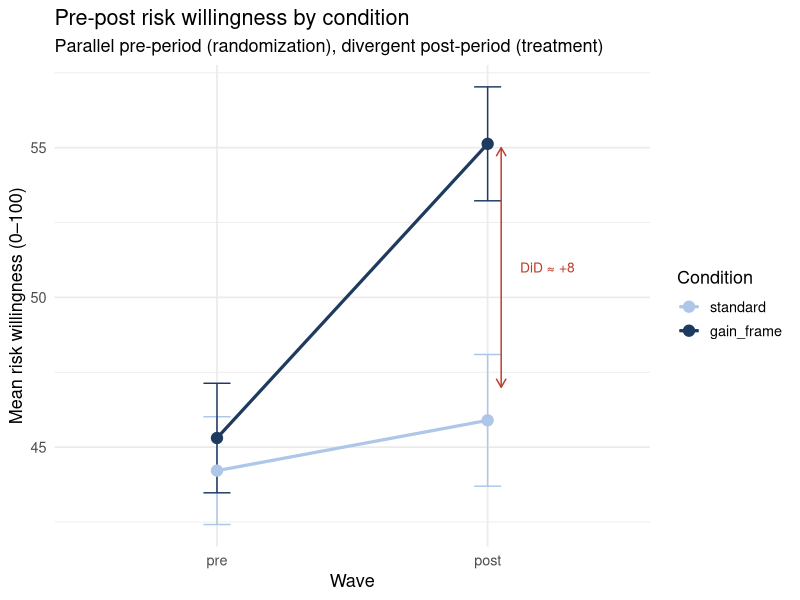
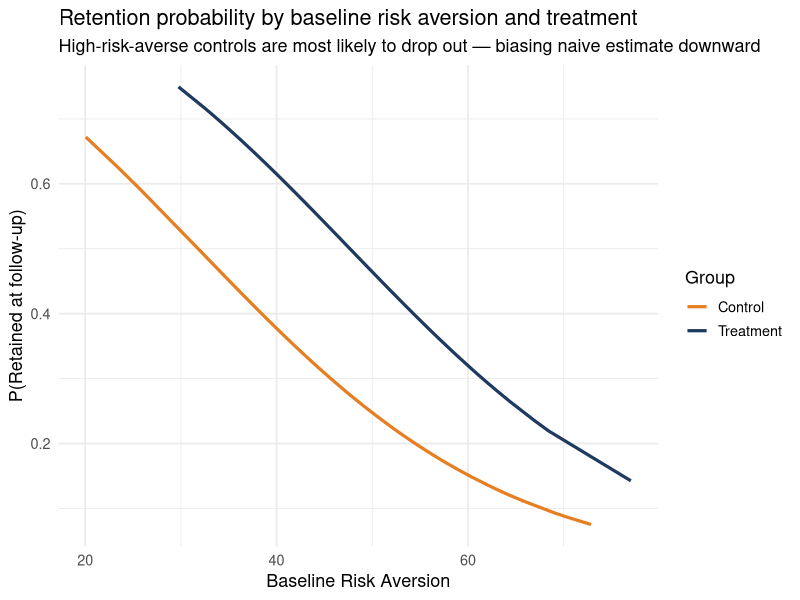

These charts were generated, in order, by the following R code:
## ---- chunk 1
library(tidyverse)
library(MatchIt)
library(broom)
library(broom.mixed)
library(lme4)
library(lmerTest)
library(ggplot2)
library(patchwork)
library(sandwich)
library(lmtest)
set.seed(42)
## ---- chunk 2
n_per <- 60

df_pp <- expand_grid(
  participant = 1:(n_per * 2),
  wave        = c("pre", "post")
) |>
  mutate(
    condition = ifelse(participant <= n_per, "standard", "gain_frame"),
    time_num  = as.integer(wave == "post"),
    treat_num = as.integer(condition == "gain_frame"),
    u0        = rnorm(n_per * 2, 0, 6)[participant],
    risk_willingness = 45 + u0 + 1.5 * time_num + 8 * time_num * treat_num + rnorm(n(), 0, 5),
    participant = factor(participant),
    wave      = factor(wave, levels = c("pre", "post")),
    condition = factor(condition, levels = c("standard", "gain_frame"))
  )
## ---- chunk 3
m_did_exp <- lmer(risk_willingness ~ wave * condition + (1 | participant),
                  data = df_pp, REML = FALSE)

broom.mixed::tidy(m_did_exp, effects = "fixed") |>
  knitr::kable(digits = 3,
               caption = "DiD mixed model. The wave:condition interaction is the DiD estimate (target: +8).")
## ---- chunk 4
df_wide <- df_pp |>
  select(participant, condition, wave, risk_willingness) |>
  pivot_wider(names_from = wave, values_from = risk_willingness,
              names_prefix = "rw_") |>
  mutate(rw_pre_c = rw_pre - mean(rw_pre))

m_ancova <- lm(rw_post ~ condition + rw_pre_c, data = df_wide)

broom::tidy(m_ancova) |>
  filter(term == "conditiongain_frame") |>
  knitr::kable(digits = 3,
               caption = "ANCOVA treatment estimate. Numerically close to DiD mixed model when pre-test is mean-centered.")
## ---- chunk 5
summ_pp <- df_pp |>
  group_by(wave, condition) |>
  summarise(mean_rw = mean(risk_willingness), se_rw = sd(risk_willingness) / sqrt(n()),
            .groups = "drop")

ggplot(summ_pp, aes(x = wave, y = mean_rw,
                     color = condition, group = condition)) +
  geom_line(linewidth = 1.1) +
  geom_errorbar(aes(ymin = mean_rw - 1.96 * se_rw,
                    ymax = mean_rw + 1.96 * se_rw), width = 0.1) +
  geom_point(size = 3.5) +
  scale_color_manual(values = c("standard" = "#aec6e8", "gain_frame" = "#1e3a5f")) +
  annotate("segment",
           x = 2.05, xend = 2.05, y = 47, yend = 55,
           arrow = arrow(length = unit(0.25, "cm"), ends = "both"),
           color = "#c0392b") +
  annotate("text", x = 2.12, y = 51,
           label = "DiD \u2248 +8", color = "#c0392b", hjust = 0, size = 3.5) +
  labs(
    title    = "Pre-post risk willingness by condition",
    subtitle = "Parallel pre-period (randomization), divergent post-period (treatment)",
    x        = "Wave",
    y        = "Mean risk willingness (0\u2013100)",
    color    = "Condition"
  ) +
  theme_minimal(base_size = 13)
## ---- chunk 6
n_att <- 200
set.seed(42)

treatment_att    <- rep(c(0, 1), each = 100)
baseline_risk_av <- rnorm(n_att, 50, 10)   # baseline risk aversion

# High risk aversion + control group → higher dropout
# (risk-averse participants avoid making financial decisions in the study)
p_remain   <- plogis(2.5 - 0.07 * baseline_risk_av + 0.8 * treatment_att)
remained   <- rbinom(n_att, 1, p_remain)

# True treatment effect = +6 (disclosure increases willingness to take recommended risk)
outcome_att <- 45 + 6 * treatment_att - 0.3 * baseline_risk_av + rnorm(n_att, 0, 6)

df_att <- tibble(treatment = treatment_att, baseline_risk_av, remained, outcome_att)

cat("Retention rate — control:  ", mean(remained[treatment_att == 0]), "\n")
cat("Retention rate — treatment:", mean(remained[treatment_att == 1]), "\n")
## ---- chunk 7
ps_att     <- glm(remained ~ baseline_risk_av + treatment, family = binomial, data = df_att)
df_att$ipw_att <- 1 / fitted(ps_att)

df_complete     <- df_att |> filter(remained == 1)
m_naive_att     <- lm(outcome_att ~ treatment, data = df_complete)
m_ipw_att       <- lm(outcome_att ~ treatment, data = df_complete,
                       weights = df_att$ipw_att[df_att$remained == 1])
## ---- chunk 8
bind_rows(
  broom::tidy(m_naive_att) |> filter(term == "treatment") |>
    mutate(method = "Naive complete-case analysis"),
  broom::tidy(m_ipw_att)   |> filter(term == "treatment") |>
    mutate(method = "IPW-corrected analysis")
) |>
  select(method, estimate, std.error, p.value) |>
  knitr::kable(
    digits  = 3,
    caption = "Attrition bias: naive vs. IPW-weighted (true treatment effect = +6). High-risk-averse participants in the control group drop out more, biasing the naive estimate downward. IPW is consistent under MAR."
  )
## ---- chunk 9
# Retention probability plot
df_plot_ret <- df_att |>
  mutate(
    p_ret    = fitted(ps_att),
    trt_lab  = ifelse(treatment == 1, "Treatment", "Control")
  )

ggplot(df_plot_ret, aes(x = baseline_risk_av, y = p_ret, color = trt_lab)) +
  geom_line(linewidth = 1.1) +
  scale_color_manual(values = c("Control" = "#e67e22", "Treatment" = "#1e3a5f"),
                     name = "Group") +
  labs(
    title    = "Retention probability by baseline risk aversion and treatment",
    subtitle = "High-risk-averse controls are most likely to drop out — biasing naive estimate downward",
    x        = "Baseline Risk Aversion",
    y        = "P(Retained at follow-up)"
  ) +
  theme_minimal(base_size = 13)
## ---- chunk 10
df_treat_only <- df_att |>
  filter(treatment == 1) |>
  mutate(
    high_user = rbinom(n(), 1, plogis(-0.5 + 0.04 * baseline_risk_av))
  )

# Within the coaching arm: match high-users to low-users
# on pre-randomization covariates
m_sub <- matchit(
  high_user ~ baseline_risk_av,
  data   = df_treat_only,
  method = "nearest",
  ratio  = 1
)

summary(m_sub)$sum.matched |>
  knitr::kable(digits = 3,
               caption = "Covariate balance after 1:1 nearest-neighbor matching on baseline risk aversion.")
## ---- chunk 11
matched      <- match.data(m_sub)
m_usage_eff  <- lm(outcome_att ~ high_user + baseline_risk_av,
                   data = matched, weights = weights)

broom::tidy(m_usage_eff) |>
  filter(term == "high_user") |>
  select(estimate, std.error, p.value) |>
  knitr::kable(digits = 3,
               caption = "Matched estimate of high-use vs. low-use effect on savings outcome, among participants with similar baseline risk aversion.")
